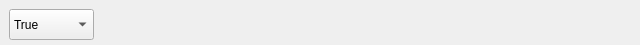
<?xml version="1.0" encoding="UTF-8"?>
<ui version="4.0">
 <class>filterOnly</class>
 <widget class="QWidget" name="filterOnly">
  <property name="geometry">
   <rect>
    <x>0</x>
    <y>0</y>
    <width>640</width>
    <height>45</height>
   </rect>
  </property>
  <property name="windowTitle">
   <string>Form</string>
  </property>
  <widget class="QComboBox" name="onlyCombo">
   <property name="geometry">
    <rect>
     <x>9</x>
     <y>9</y>
     <width>85</width>
     <height>31</height>
    </rect>
   </property>
   <item>
    <property name="text">
     <string>True</string>
    </property>
   </item>
   <item>
    <property name="text">
     <string>False</string>
    </property>
   </item>
  </widget>
 </widget>
 <resources/>
 <connections/>
</ui>
